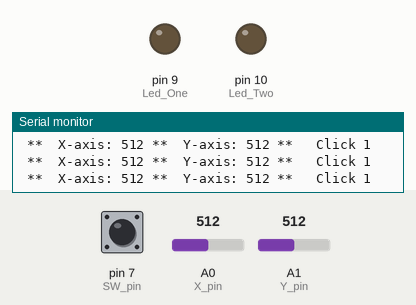
Simulated run of this sketch. Board: Arduino Uno, built with avr-gcc and run on an emulated ATmega328P. On the bench: output pins drawn as LEDs (lit = HIGH), the last lines printed to the serial monitor. Inputs (shaded band) come from the test bench; at power-on: A0 (X_pin) = 512, A1 (Y_pin) = 512, pin 7 (SW_pin) HIGH.

Above: at 1.2 s.
1.3 s: A0 (X_pin) set to 584
4.3 s: A0 (X_pin) set to 613
At 5.5 s:
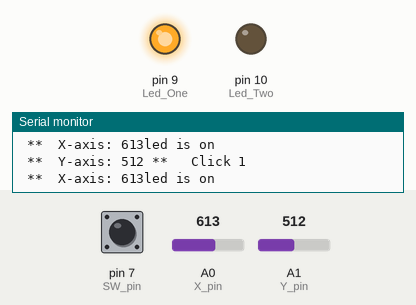
5.8 s: A1 (Y_pin) set to 582
8.8 s: A1 (Y_pin) set to 611
At 9.8 s:
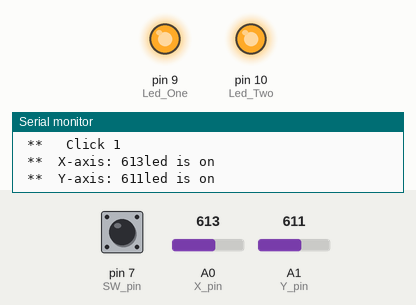
Timing chart, 0 to 11.3 s (numbered marks = the images above; inputs shaded):
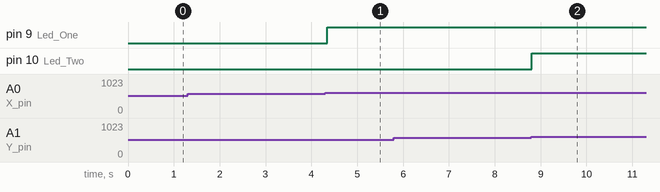

The sketch:

joystick_led.ino
```cpp
const int SW_pin = 7;
const int X_pin = 0;
const int Y_pin = 1;
const int Led_One = 9;
const int Led_Two = 10;
void setup() {

  pinMode(SW_pin, INPUT);
  pinMode(Led_One, OUTPUT);
  pinMode(Led_Two, OUTPUT);
  digitalWrite(SW_pin, HIGH);
   Serial.begin(9600);
   Serial.print("Retro Game:  ");

}

void loop() {
  //digitalWrite (Led_One, HIGH); //for test
  //digitalWrite (Led_Two, HIGH); //for test
  Serial.print(" Click ");
  Serial.println(digitalRead(SW_pin));
  Serial.print(" **  ");
  Serial.print("X-axis: ");
  Serial.print(analogRead(X_pin));
    if (analogRead (X_pin) > 600){
    Serial.println("led is on");
    digitalWrite(Led_One, HIGH);
  }

  Serial.print(" **  ");
  Serial.print("Y-axis: ");
  Serial.print(analogRead(Y_pin));

  if (analogRead (Y_pin) > 600){
    Serial.println("led is on");
    digitalWrite(Led_Two, HIGH);
  }

  Serial.print(" **  ");
  delay(100);

}
```

Measured:
- the behaviour switches between 600 and 601 on A0 (X_pin) (found by bisection; images 0 and 1)
- the behaviour switches between 600 and 601 on A1 (Y_pin) (found by bisection; images 1 and 2)
- after the input at 4.3 s, pin 9 (Led_One): LOW → HIGH after 0.05 s
- after the input at 8.8 s, pin 10 (Led_Two): LOW → HIGH at once
